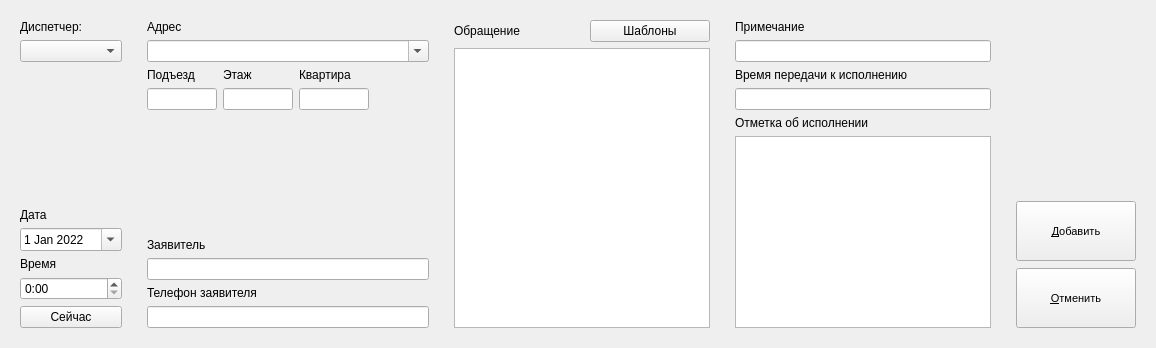
      <widget class="QWidget" name="edit_data">
       <attribute name="title">
        <string>Редактирование данных</string>
       </attribute>
       <layout class="QVBoxLayout" name="verticalLayout_19">
        <item>
         <layout class="QHBoxLayout" name="horizontalLayout_5">
          <property name="spacing">
           <number>7</number>
          </property>
          <property name="rightMargin">
           <number>0</number>
          </property>
          <item>
           <widget class="QWidget" name="widget_1" native="true">
            <property name="enabled">
             <bool>true</bool>
            </property>
            <property name="sizePolicy">
             <sizepolicy hsizetype="Minimum" vsizetype="Minimum">
              <horstretch>0</horstretch>
              <verstretch>0</verstretch>
             </sizepolicy>
            </property>
            <property name="minimumSize">
             <size>
              <width>120</width>
              <height>0</height>
             </size>
            </property>
            <property name="maximumSize">
             <size>
              <width>120</width>
              <height>16777215</height>
             </size>
            </property>
            <layout class="QVBoxLayout" name="verticalLayout_7">
             <property name="topMargin">
              <number>9</number>
             </property>
             <property name="bottomMargin">
              <number>9</number>
             </property>
             <item>
              <widget class="QLabel" name="data_label_dispatcher_name">
               <property name="text">
                <string>Диспетчер:</string>
               </property>
              </widget>
             </item>
             <item>
              <widget class="QComboBox" name="data_dispatcher_name"/>
             </item>
             <item>
              <spacer name="verticalSpacer_2">
               <property name="orientation">
                <enum>Qt::Vertical</enum>
               </property>
               <property name="sizeHint" stdset="0">
                <size>
                 <width>20</width>
                 <height>40</height>
                </size>
               </property>
              </spacer>
             </item>
             <item>
              <widget class="QLabel" name="data_label_date">
               <property name="text">
                <string>Дата</string>
               </property>
              </widget>
             </item>
             <item>
              <widget class="QDateEdit" name="data_date">
               <property name="calendarPopup">
                <bool>true</bool>
               </property>
               <property name="date">
                <date>
                 <year>2022</year>
                 <month>1</month>
                 <day>1</day>
                </date>
               </property>
              </widget>
             </item>
             <item>
              <widget class="QLabel" name="data_label_time">
               <property name="text">
                <string>Время</string>
               </property>
              </widget>
             </item>
             <item>
              <widget class="QTimeEdit" name="data_time">
               <property name="displayFormat">
                <string>H:mm</string>
               </property>
              </widget>
             </item>
             <item>
              <widget class="QPushButton" name="btn_datetime_now">
               <property name="text">
                <string>Сейчас</string>
               </property>
              </widget>
             </item>
            </layout>
           </widget>
          </item>
          <item>
           <widget class="QWidget" name="widget_2" native="true">
            <property name="sizePolicy">
             <sizepolicy hsizetype="Minimum" vsizetype="Minimum">
              <horstretch>0</horstretch>
              <verstretch>0</verstretch>
             </sizepolicy>
            </property>
            <property name="minimumSize">
             <size>
              <width>300</width>
              <height>0</height>
             </size>
            </property>
            <property name="maximumSize">
             <size>
              <width>300</width>
              <height>16777215</height>
             </size>
            </property>
            <layout class="QVBoxLayout" name="verticalLayout_10">
             <property name="topMargin">
              <number>9</number>
             </property>
             <property name="bottomMargin">
              <number>9</number>
             </property>
             <item>
              <layout class="QVBoxLayout" name="verticalLayout_6">
               <item>
                <widget class="QLabel" name="data_label_address">
                 <property name="sizePolicy">
                  <sizepolicy hsizetype="Preferred" vsizetype="Preferred">
                   <horstretch>0</horstretch>
                   <verstretch>0</verstretch>
                  </sizepolicy>
                 </property>
                 <property name="focusPolicy">
                  <enum>Qt::StrongFocus</enum>
                 </property>
                 <property name="text">
                  <string>Адрес</string>
                 </property>
                </widget>
               </item>
               <item>
                <widget class="QComboBox" name="data_address">
                 <property name="editable">
                  <bool>true</bool>
                 </property>
                 <property name="insertPolicy">
                  <enum>QComboBox::NoInsert</enum>
                 </property>
                </widget>
               </item>
              </layout>
             </item>
             <item>
              <layout class="QGridLayout" name="gridLayout_2">
               <item row="0" column="2">
                <widget class="QLabel" name="data_label_flat">
                 <property name="text">
                  <string>Квартира</string>
                 </property>
                </widget>
               </item>
               <item row="1" column="0">
                <widget class="QLineEdit" name="data_door">
                 <property name="maximumSize">
                  <size>
                   <width>70</width>
                   <height>16777215</height>
                  </size>
                 </property>
                </widget>
               </item>
               <item row="1" column="1">
                <widget class="QLineEdit" name="data_floor">
                 <property name="maximumSize">
                  <size>
                   <width>70</width>
                   <height>16777215</height>
                  </size>
                 </property>
                </widget>
               </item>
               <item row="0" column="1">
                <widget class="QLabel" name="data_label_floor">
                 <property name="text">
                  <string>Этаж</string>
                 </property>
                </widget>
               </item>
               <item row="1" column="2">
                <widget class="QLineEdit" name="data_flat">
                 <property name="maximumSize">
                  <size>
                   <width>70</width>
                   <height>16777215</height>
                  </size>
                 </property>
                </widget>
               </item>
               <item row="0" column="0">
                <widget class="QLabel" name="data_label_door">
                 <property name="text">
                  <string>Подъезд</string>
                 </property>
                </widget>
               </item>
               <item row="1" column="3">
                <spacer name="horizontalSpacer">
                 <property name="orientation">
                  <enum>Qt::Horizontal</enum>
                 </property>
                 <property name="sizeHint" stdset="0">
                  <size>
                   <width>40</width>
                   <height>20</height>
                  </size>
                 </property>
                </spacer>
               </item>
              </layout>
             </item>
             <item>
              <spacer name="verticalSpacer">
               <property name="orientation">
                <enum>Qt::Vertical</enum>
               </property>
               <property name="sizeHint" stdset="0">
                <size>
                 <width>20</width>
                 <height>40</height>
                </size>
               </property>
              </spacer>
             </item>
             <item>
              <layout class="QVBoxLayout" name="verticalLayout_8">
               <item>
                <widget class="QLabel" name="data_label_consumer_name">
                 <property name="text">
                  <string>Заявитель</string>
                 </property>
                </widget>
               </item>
               <item>
                <widget class="QLineEdit" name="data_consumer_name"/>
               </item>
               <item>
                <widget class="QLabel" name="data_label_consumer_phone">
                 <property name="text">
                  <string>Телефон заявителя</string>
                 </property>
                </widget>
               </item>
               <item>
                <widget class="QLineEdit" name="data_consumer_phone"/>
               </item>
              </layout>
             </item>
            </layout>
           </widget>
          </item>
          <item>
           <widget class="QWidget" name="widget_3" native="true">
            <layout class="QVBoxLayout" name="verticalLayout_3">
             <item>
              <layout class="QHBoxLayout" name="horizontalLayout">
               <item>
                <widget class="QLabel" name="data_label_messages">
                 <property name="text">
                  <string>Обращение</string>
                 </property>
                </widget>
               </item>
               <item>
                <widget class="QPushButton" name="btn_pattern_messages">
                 <property name="enabled">
                  <bool>true</bool>
                 </property>
                 <property name="maximumSize">
                  <size>
                   <width>120</width>
                   <height>16777215</height>
                  </size>
                 </property>
                 <property name="text">
                  <string>Шаблоны</string>
                 </property>
                </widget>
               </item>
              </layout>
             </item>
             <item>
              <widget class="QTextEdit" name="data_messages"/>
             </item>
            </layout>
           </widget>
          </item>
          <item>
           <widget class="QWidget" name="widget_4" native="true">
            <layout class="QVBoxLayout" name="verticalLayout_12">
             <item>
              <widget class="QLabel" name="data_label_source">
               <property name="text">
                <string>Примечание</string>
               </property>
              </widget>
             </item>
             <item>
              <widget class="QLineEdit" name="data_source"/>
             </item>
             <item>
              <widget class="QLabel" name="data_label_time_start">
               <property name="text">
                <string>Время передачи к исполнению</string>
               </property>
              </widget>
             </item>
             <item>
              <widget class="QLineEdit" name="data_time_start"/>
             </item>
             <item>
              <widget class="QLabel" name="data_label_execution">
               <property name="text">
                <string>Отметка об исполнении</string>
               </property>
              </widget>
             </item>
             <item>
              <widget class="QTextEdit" name="data_execution"/>
             </item>
            </layout>
           </widget>
          </item>
          <item>
           <widget class="QWidget" name="widget_5" native="true">
            <layout class="QVBoxLayout" name="verticalLayout_13">
             <property name="spacing">
              <number>7</number>
             </property>
             <item>
              <widget class="QLabel" name="data_id_number">
               <property name="enabled">
                <bool>true</bool>
               </property>
               <property name="maximumSize">
                <size>
                 <width>16777215</width>
                 <height>0</height>
                </size>
               </property>
               <property name="text">
                <string>№</string>
               </property>
              </widget>
             </item>
             <item>
              <spacer name="verticalSpacer_3">
               <property name="orientation">
                <enum>Qt::Vertical</enum>
               </property>
               <property name="sizeHint" stdset="0">
                <size>
                 <width>20</width>
                 <height>40</height>
                </size>
               </property>
              </spacer>
             </item>
             <item>
              <widget class="QPushButton" name="btn_add_data_db">
               <property name="enabled">
                <bool>true</bool>
               </property>
               <property name="sizePolicy">
                <sizepolicy hsizetype="Fixed" vsizetype="Fixed">
                 <horstretch>0</horstretch>
                 <verstretch>0</verstretch>
                </sizepolicy>
               </property>
               <property name="minimumSize">
                <size>
                 <width>120</width>
                 <height>60</height>
                </size>
               </property>
               <property name="maximumSize">
                <size>
                 <width>120</width>
                 <height>60</height>
                </size>
               </property>
               <property name="font">
                <font>
                 <pointsize>8</pointsize>
                </font>
               </property>
               <property name="text">
                <string>&amp;Добавить</string>
               </property>
              </widget>
             </item>
             <item>
              <widget class="QPushButton" name="btn_cancel_data_db">
               <property name="sizePolicy">
                <sizepolicy hsizetype="Fixed" vsizetype="Fixed">
                 <horstretch>0</horstretch>
                 <verstretch>0</verstretch>
                </sizepolicy>
               </property>
               <property name="minimumSize">
                <size>
                 <width>120</width>
                 <height>60</height>
                </size>
               </property>
               <property name="maximumSize">
                <size>
                 <width>120</width>
                 <height>60</height>
                </size>
               </property>
               <property name="font">
                <font>
                 <pointsize>8</pointsize>
                </font>
               </property>
               <property name="text">
                <string>&amp;Отменить</string>
               </property>
              </widget>
             </item>
            </layout>
           </widget>
          </item>
         </layout>
        </item>
       </layout>
      </widget>
